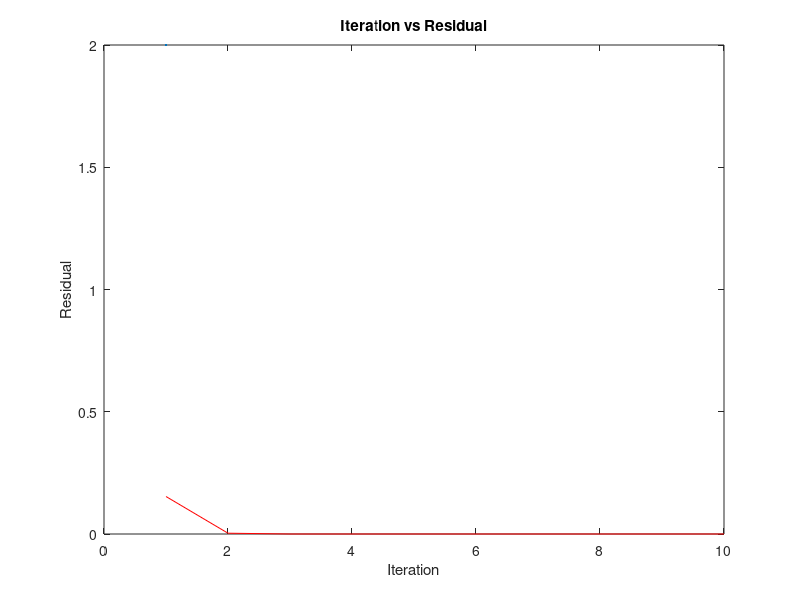

Reproduce this figure in MATLAB.
% Conjugate gradient method  

clc ;
clear all ;
n = 6 ;  % Number of equation 
for i=1:n
    sum = 0 ;
    for j=1:n 
        A(i,j) = 1/(i+j-1);
        sum = sum + A(i,j) ; 
    end
    b(i,1) = sum  ;
end  
tol = [1e-8 1e-9 1e-10 1e-11] ; 
for t = 1:4 
    x_0 = zeros(n,1) ;          
    fun_eval = 0 ;
    r_0 = b - A*x_0 ;                   fun_eval = fun_eval + n*n ;
    s_0 = r_0 ; 
    Max_ite = 100 ;
    M = 1 ;
    
    while M<Max_ite
        alf_0 = (r_0'*s_0)/(s_0'*A*s_0) ; fun_eval = fun_eval + n*n+n+n+1 ;
        x_1 = x_0 + alf_0*s_0 ;           fun_eval = fun_eval + n ;
        r_1 = r_0 - alf_0*A*s_0 ;         fun_eval = fun_eval + n*n+n ;
        beta = (r_1'*r_1)/(r_0'*r_0) ;    fun_eval = fun_eval + n+n+1 ;
        s_1 = r_1 + beta*s_0 ;            fun_eval = fun_eval + n ;
        Res(M) = max(abs(r_1)) ;    % norm infinaite 
        error = max(abs(x_1 - x_0))/max(abs(x_1)) ; 
        if Res(M)<tol(t)
            break
        end
        M = M+1 ;  
        x_0 = x_1 ;
        s_0 = s_1 ;
        r_0 = r_1 ;   
    end 
    fprintf("For tolerance = %d\n",tol(t))
    fprintf("value of x is \n")
    for i=1:n
        fprintf("x_%d = %0.6f\n",i,x_0(i))
    end
    fprintf("Total no. of iteration  = %d\n",M)
    fprintf("Function evatuation = %d\n",fun_eval)
    fprintf("___________________________________________________\n")
end 
it=1:M ;
plot(it,Res(it),"r",LineWidth=2) 
xlabel("Iteration")
ylabel("Residual")
title("Iteration vs Residual") 











